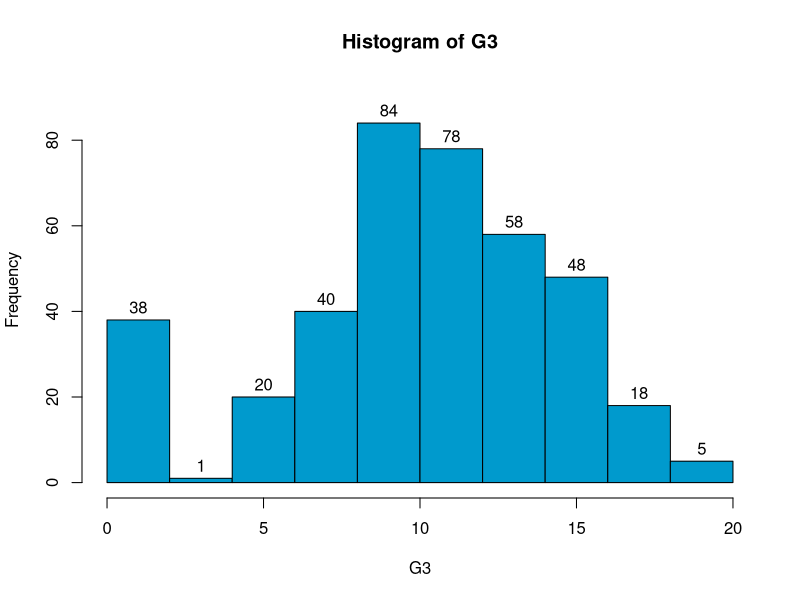
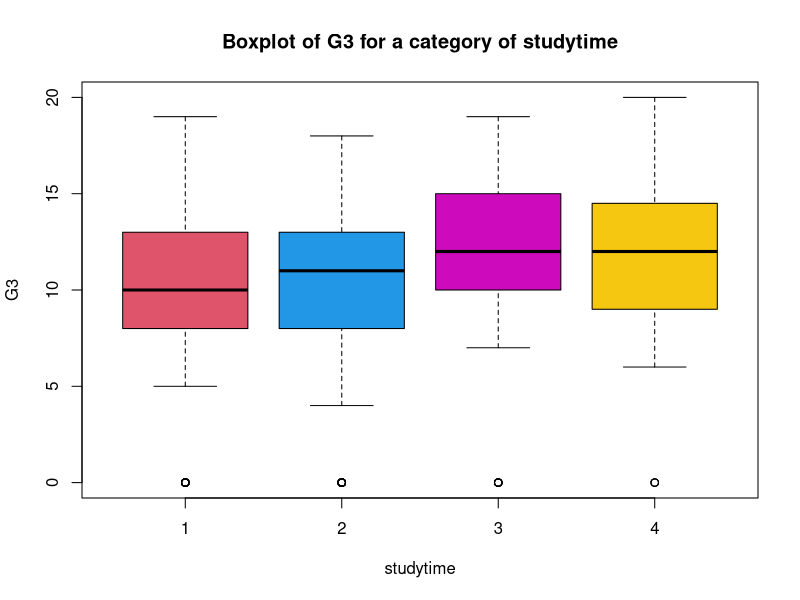
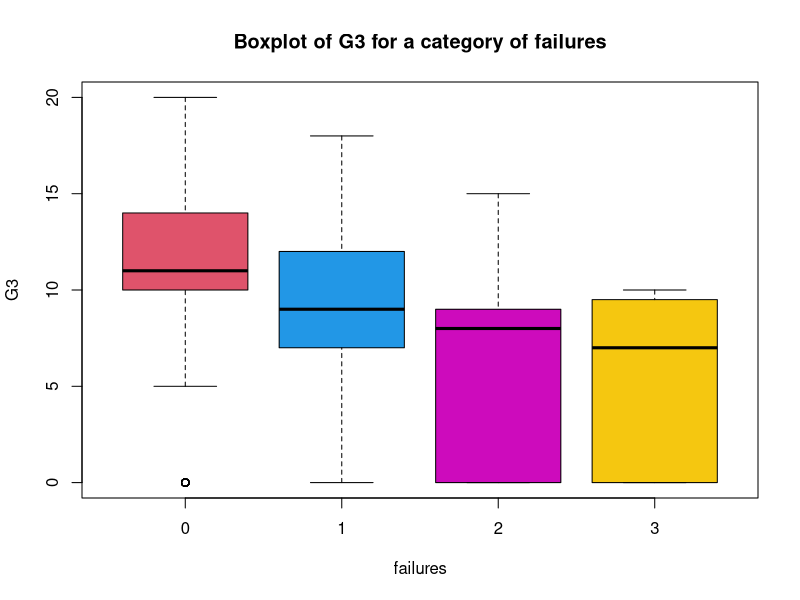
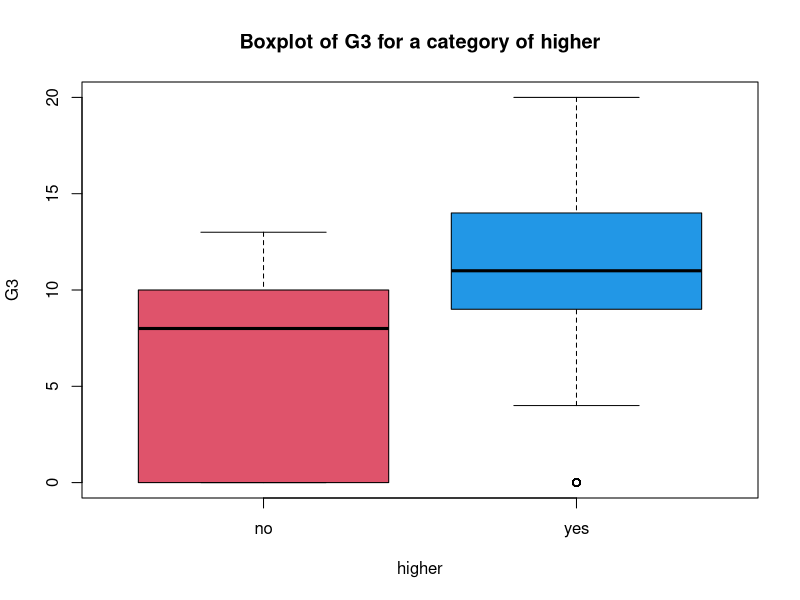
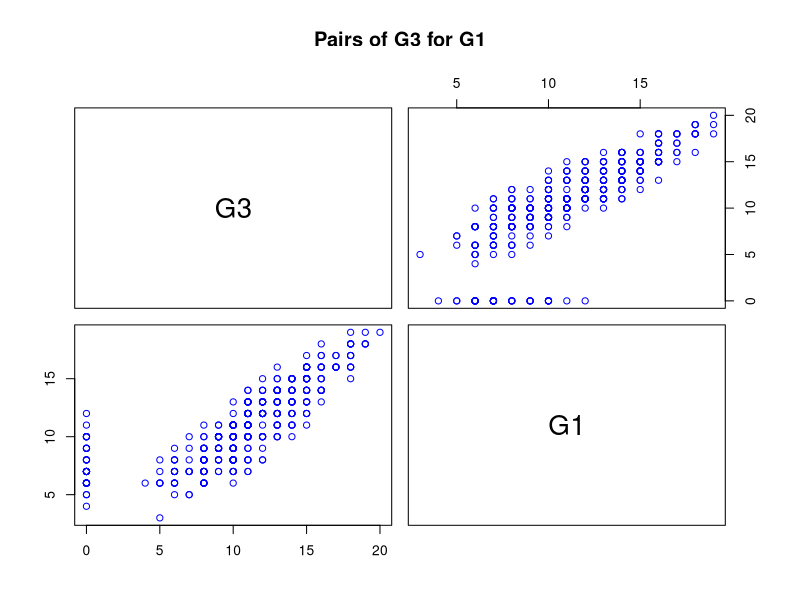
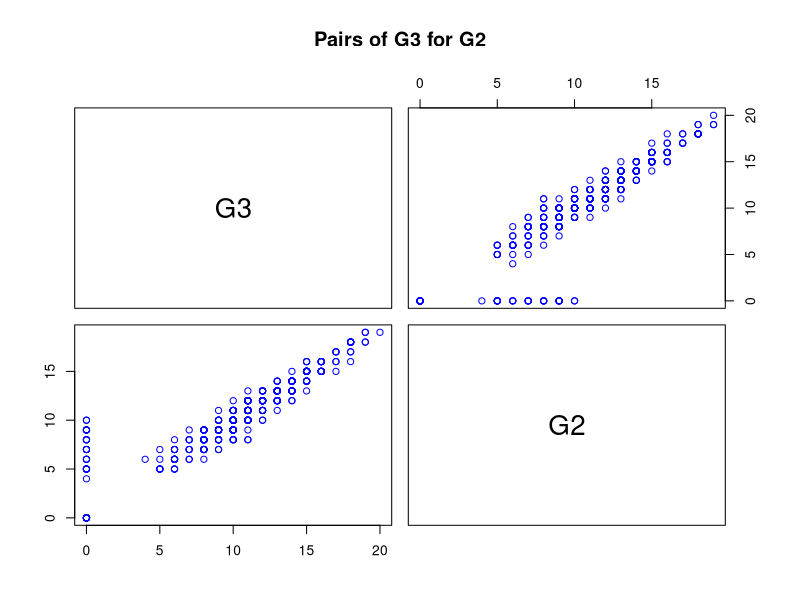
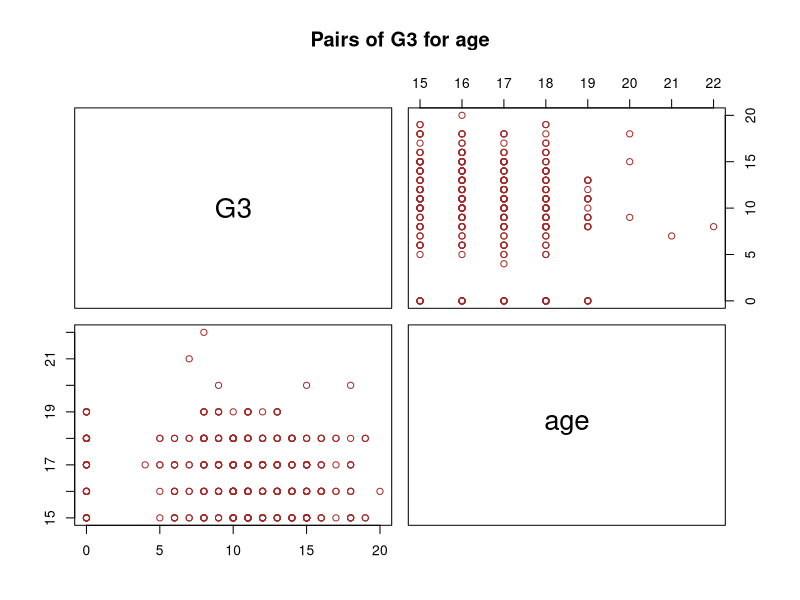
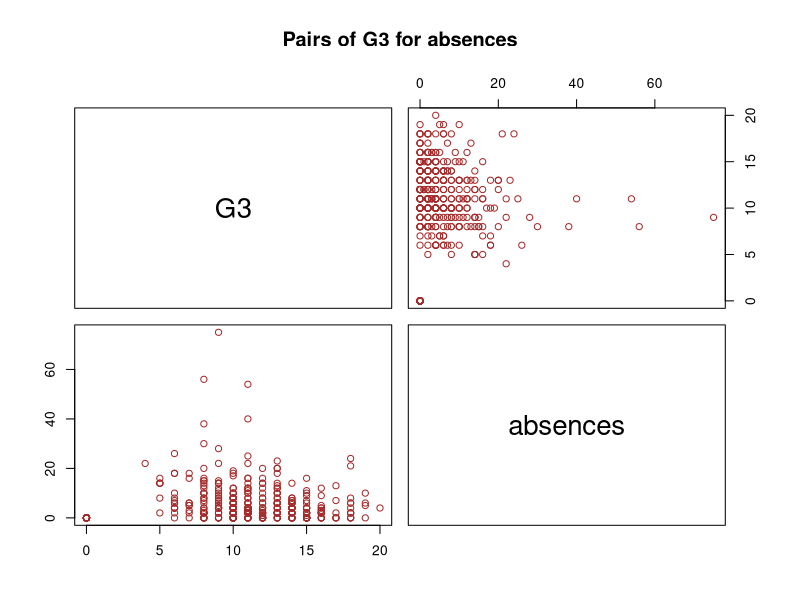

Recreate these plots in R, in order.
## ---- chunk 1
# đọc dữ liệu
data = read.csv("diem_so.csv")
# đọc 10 dòng đầu của dữ liệu
head(data,10)
## ---- chunk 2
# lọc dữ liệu
subdata = data[,c("G1","G2","G3","studytime","failures","absences","higher","age")]  
# xuất ra 3 dòng đầu của dữ liệu
head(subdata,10) 
## ---- chunk 3
#liệt kê các biến khuyết dữ liệu
apply(is.na(subdata),2,which) 
print("--------------------------------------------------------------------------------------")

# tổng các dữ liệu bị khuyết
apply(is.na(subdata),2,sum)
print("--------------------------------------------------------------------------------------")

# tỷ lệ dữ liệu khiếm khuyết
apply(is.na(subdata),2,mean)
## ---- chunk 4
# loại bỏ dữ liệu bị khuyết
subdata  = na.omit(subdata)

# kiểm tra lại dữ liệu
apply(is.na(subdata),2,sum)  
## ---- chunk 5
# tính trung bình mẫu
mean = apply(subdata[,c("G1","G2","G3")],2,mean)

# tính độ lệch chuẩn
sd = apply(subdata[,c("G1","G2","G3")],2,sd)

# tìm giá trị tại xác suất phân bổ là 25%
Q1 = apply(subdata[,c("G1","G2","G3")],2,quantile,probs=0.25)

# tìm trung vị của dữ liệu
median = apply(subdata[,c("G1","G2","G3")],2,median)

# tìm giá trị tại xác suất phân bổ là 75%
Q3 = apply(subdata[,c("G1","G2","G3")],2,quantile,probs=0.75)

# tìm giá trị nhỏ nhất của dữ liệu
min_value = apply(subdata[,c("G1","G2","G3")],2,min)

# tìm giá trị lớn nhất của dữ liệu
max_value = apply(subdata[,c("G1","G2","G3")],2,max)

# xuát các giá trị ra dạng bảng
t(data.frame(mean,sd,Q1,median,Q3,min_value,max_value))
## ---- chunk 6
table(subdata[,"studytime"])
print("--------------------------------------------------------------------------------------")
table(subdata[,"failures"]) 
print("--------------------------------------------------------------------------------------")
table(subdata[,"absences"]) 
print("--------------------------------------------------------------------------------------")
table(subdata[,"higher"]) 
print("--------------------------------------------------------------------------------------")
table(subdata[,"age"])
## ---- chunk 7
# vẽ biểu đồ histogram thể hiện sự phân bố của G3
hist(subdata$G3,main="Histogram of G3",xlab="G3",ylab="Frequency",col=c("deepskyblue3"),label=T,ylim=c(0,90))
## ---- chunk 8
boxplot(G3~studytime, data=subdata,xlab="studytime", ylab="G3", main="Boxplot of G3 for a category of studytime",col=c(2,4,6,15))
## ---- chunk 9
boxplot(G3~failures, data=subdata, xlab="failures", ylab="G3", main="Boxplot of G3 for a category of failures",col=c(2,4,6,15))
## ---- chunk 10
boxplot(G3~higher, data=subdata, xlab="higher", ylab="G3", main="Boxplot of G3 for a category of higher",col=c(2,4,6,15))
## ---- chunk 11
# vẽ ma trận đô thị thể hiện mối quan hệ giữa các yếu tố
pairs(G3 ~ G1, main ="Pairs of G3 for G1", data = subdata,col="blue")
pairs(G3 ~ G2, main ="Pairs of G3 for G2", data = subdata,col="blue")
pairs(G3 ~ age, main ="Pairs of G3 for age", data = subdata,col="brown")
pairs(G3 ~ absences, main ="Pairs of G3 for absences", data = subdata,col="brown")
## ---- chunk 12
#Chuyển failures thành biến nhân tố 
subdata$failures = as.factor(subdata$failures)  
#Chuyển studytime thành biến nhân tố
subdata$studytime = as.factor(subdata$studytime)   
#Chuyển higher thành biến nhân tố 
subdata$higher = as.factor(subdata$higher) 

M1 = lm(G3 ~ G1 + G2 + studytime + failures + absences + higher + age, data = subdata)
# tóm tắt mô hình M1
summary(M1) 
## ---- chunk 13
# mô hình m2 bỏ biến higher
M2 = lm(G3 ~ G1 + G2 + studytime + failures + absences + age, data = subdata)
summary(M2) #tom tat mo hinh  M2
## ---- chunk 14
# mô hình M3 bỏ biến failures
M3 = lm(G3 ~ G1 + G2 + studytime + absences + age, data = subdata)  
# tóm tắt mô hình
summary(M3)
## ---- chunk 15
# phân tích ANOVA giữa mô hình M1 và M2
anova(M1,M2)

# phân tích ANOVA giữa mô hình M2 và M3
anova(M2,M3)
## ---- chunk 16
# đồ thị biểu diễn cho mô hình M2
plot(M2, which=1)
## ---- chunk 17
evaluate = prop.table(table(subdata$G3>=10))
t(evaluate)
## ---- chunk 18
# tạo bảng data mới
df =data.frame(subdata[,c(1,2,4,5,6,7,8)])
# xem 3 dòng đầu tiên
head(df,3) 

# dự báo biến G3
df$pred_G3 = predict(M2,df)  
head(df, 3) 

#Thống kê tỷ lệ đạt/ không đạt của 'G3' (dự báo)
evaluate1 <-prop.table(table(df$pred_G3>=10)) 
# xem ket qua
View(evaluate1) 
## ---- chunk 19
# Tạo bảng so sánh kqua
So_sanh = data.frame(cbind(evaluate,evaluate1)) 
# Đổi tên cột tên cột
colnames(So_sanh)=c("Quan sat","Du bao")   
# Đổi tên hàng
rownames(So_sanh)=c("Khong Dat", "Dat")   
#Đổi cột thành hàng và cho kết quả
t(So_sanh) 
